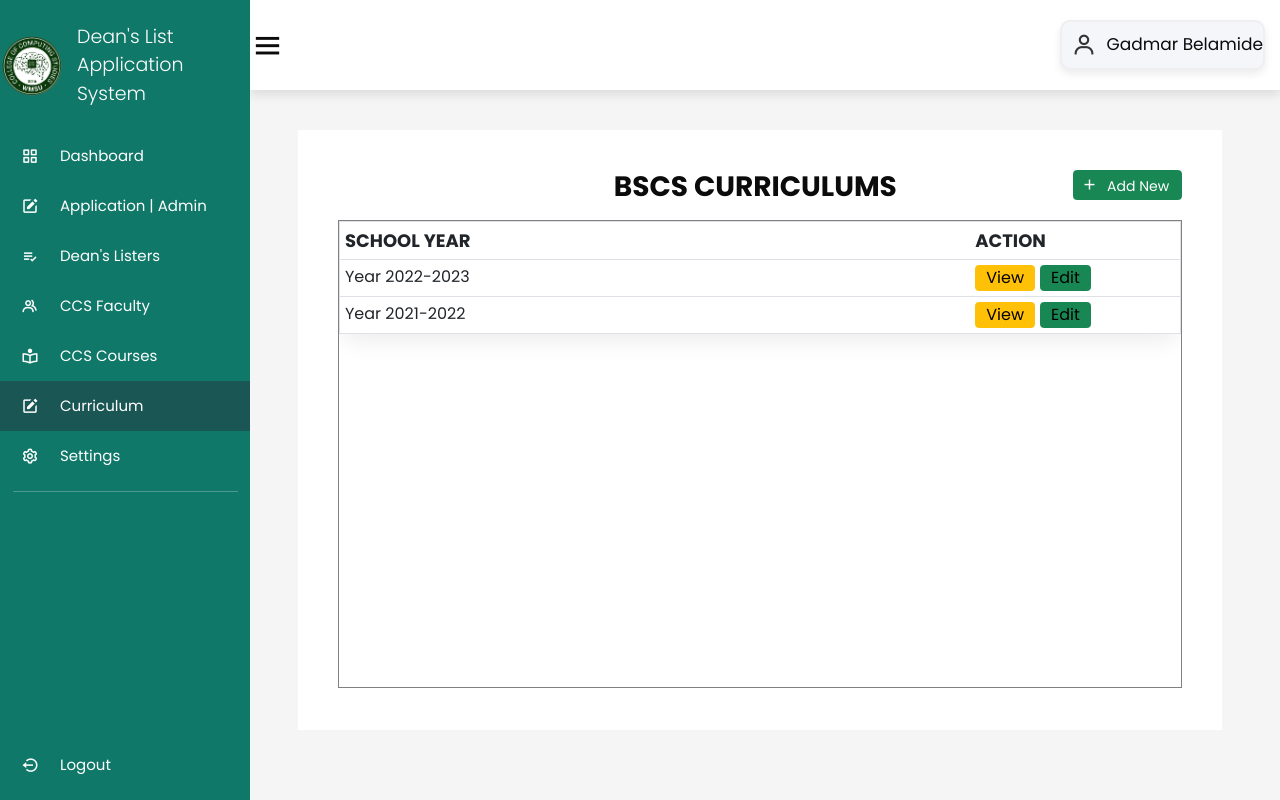
Page /curriculum/curriculum.php?course=BSCS (signed in) on the committed database.
### tables this page shows
CREATE TABLE `course_schoolyear` (
  `id` int(11) NOT NULL,
  `school_year` varchar(255) NOT NULL,
  `course_id` int(11) NOT NULL
);

### class/program.class.php (called while the page is built, shortened)
<?php
require_once 'database.php';
Class Program{
    protected $db;
    function __construct()
    {
        $this->db = new Database();
    }
    function showSchoolYears($course){
        $sql = "SELECT course_schoolyear.id, course_name, course_schoolyear.school_year FROM course INNER JOIN course_schoolyear ON course.id = course_schoolyear.course_id WHERE course_name = :course ORDER BY course_schoolyear.school_year DESC;";
        $query=$this->db->connect()->prepare($sql);
        $query->bindParam(':course', $course);
        if($query->execute()){
            $data = $query->fetchAll();
        }
        return $data;
    }
}
?>

### class/database.php (called while the page is built)
<?php
class Database{
    private $host = 'localhost';
    private $database = 'u237957316_deanlist';
    private $username = 'u237957316_deanlist';
    private $password = 'U=lGFvA2ii3';
    protected $connection;
    function connect(){
        try
			{
				$this->connection = new PDO("mysql:host=$this->host;dbname=$this->database",
											$this->username, $this->password);
			}
			catch (PDOException $e)
			{
				echo "Connection error " . $e->getMessage();
			}
        return $this->connection;
    }
}
?>

### curriculum/curriculum.php (the view, shortened to what this page needs)
<?php
include_once '../class/program.class.php';
?>
<!DOCTYPE html>
<html lang="en">
<head>
    <link rel="stylesheet" href="https://cdn.jsdelivr.net/npm/boxicons@latest/css/boxicons.min.css">
    <link href="../css/style.css" rel="stylesheet">
    <link href="../css/programs.css?v=<?php echo time(); ?>" rel="stylesheet">
    <link rel="stylesheet" href="//code.jquery.com/ui/1.13.2/themes/base/jquery-ui.css">
    <link href="https://cdn.jsdelivr.net/npm/bootstrap@5.3.0-alpha2/dist/css/bootstrap.min.css" rel="stylesheet">
</head>
<body>
    <div class="side-bar">
        <br>
        <div class="logo-details">
            <img class="logo" style="margin-left:2px" src="ccslogo.png" width="55" height="60">
            <span class="logo-name">Dean's List Application <br> System</span>
        </div>
        <br>
        <ul class="nav-links">
        <li>
                <a href="../dashboard/dashboard.php">
                    <i class='bx bx-grid-alt' ></i>
                    <span class="links-name">Dashboard</span>
                </a>
            </li>
            <?php if ($_SESSION['user_type'] == 'admin') { ?>
                <li>
                    <a href="../apply/admin-application.php">
                        <i class='bx bxs-edit'></i>
                        <span class="links-name">Application | Admin</span>
                    </a>
                </li>
            <?php } ?>
            <li>
                <a href="../listers/listers.php">
                <i class='bx bx-list-check'></i>
                    <span class="links-name">Dean's Listers</span>
                </a>
            </li>
            <li>
                <a href="../faculty/faculty.php">
                    <i class='bx bx-group' ></i>
                    <span class="links-name">CCS Faculty</span>
                </a>
            </li>
            <li>
                <a href="../programs/programs.php">
                    <i class='bx bx-book-reader'></i>
                    <span class="links-name">CCS Courses</span>
                </a>
            </li>
            <?php if($_SESSION['user_type'] == 'admin') { ?>
            <li>
                <a href="../curriculum/curriculum.php" class="active">
                <i class='bx bxs-edit'></i>
                    <span class="links-name">Curriculum</span>
                </a>
            </li>
            <?php } ?>
            <?php if ($_SESSION['user_type'] == 'admin') { ?>
            <li>
                <a href="../settings/settings.php">
                    <i class='bx bx-cog'></i>
                    <span class="links-name">Settings</span>
                </a>
            </li>
            <?php } ?>
            <hr class="line">
            <li id="logout-link">
                <a class="logout-link" href="../login/logout.php" title="Logout">
                    <i class='bx bx-log-out-circle'></i>
                    <span class="links-name">Logout</span>
                </a>
            </li>
        </ul>
    </div>
    <section class="home-section">
        <nav>
            <div class="side-bar-button">
                <i class='bx bx-menu small'></i>
            </div>
            <div class="profile-details">
                <i class='bx bx-user'></i>
                <?php echo '<span class="admin-name">' . $_SESSION['user_firstname'] . ' ' . $_SESSION['user_lastname'] . '</span>'; ?>
            </div>
        </nav>
        <div class="home-content">
            <?php
            if (isset($_GET['course']) && isset($_GET['sy'])) {
            ?>
                <div class="table-container course-select" style="width: 100%; height: 600px; background-color: white">
                    <div class="header-program d-flex flex-row">
                        <h1 class=" text-center" style="margin: 0; font-weight: bold; font-size: 28px; width: 100%"><?php echo $_GET['course'] ?> CURRICULUMS<br>YEAR <?php echo $_GET['sy'] ?></h1>
                    </div>
                    <div class="curriculum-container" style="margin-top: 20px ;overflow: auto; width: 100%; height: 90%; border: 1px gray solid; padding: 10px">
                        <div class="filter-div w-100 d-flex flex-row justify-content-between" style="min-height: 50px;">
                            <div class="d-flex flex-row align-items-center" style="width: 30%;">
                                <form class="d-flex flex-row align-items-center" style="width: 100%;" method="POST" action="curriculum.php">
                                    <select onchange="this.form.submit()" class="form-select sem-select" style="height: 40px; width: 50%; font-size: 15px !important; margin-right: 10px" name="sem" aria-label="semester">
                                        <option value="1" <?php if ($_GET['sem'] == 1) echo "selected" ?>>1st Semester</option>
                                        <option value="2" <?php if ($_GET['sem'] == 2) echo "selected" ?>>2nd Semester</option>
                                    </select>
                                    <select onchange="this.form.submit()" class="form-select year-select" style="height: 40px; width: 50%; font-size: 15px !important" name="year" aria-label="yearlevel">
                                        <option value="1" <?php if ($_GET['year'] == 1) echo "selected" ?>>1st year</option>
                                        <option value="2" <?php if ($_GET['year'] == 2) echo "selected" ?>>2nd year</option>
                                        <option value="3" <?php if ($_GET['year'] == 3) echo "selected" ?>>3rd year</option>
                                        <option value="4" <?php if ($_GET['year'] == 4) echo "selected" ?>>4th year</option>
                                    </select>
                                    <input hidden name="course_name" value="<?php echo $_GET['course'] ?>">
                                    <input hidden name="sy" value="<?php echo $_GET['sy'] ?>">
                                </form>
                            </div>
                        </div>
                        <table class="table" id="subjectTable" style="margin: 0">
                            <thead>
                                <tr>
                                    <th style="font-size: 18px">Subject Code</th>
                                    <th style="font-size: 18px">Subject Name</th>
                                    <th style="font-size: 18px">Lec</th>
                                    <th style="font-size: 18px">Lab</th>
                                    <th style="font-size: 18px">Total Units</th>
                                    <th style="font-size: 18px">Pre-requisite</th>
                                </tr>
                            </thead>
                            <tbody>
                                <?php
                                require_once '../class/program.class.php';
                                $program = new Program();
                                foreach ($program->showSubjects($_GET['course'], $_GET['sy'], $_GET['sem'], $_GET['year']) as $value) {
                                ?>
                                    <tr>
                                        <td style="font-size: 16px; width: 20%"><?php echo $value['subject_code'] ?></td>
                                        <td style="font-size: 16px; width: 30%"><?php echo $value['subject_name'] ?></td>
                                        <td style="font-size: 16px; width: 5%"><?php echo $value['lec_units'] ?></td>
                                        <td style="font-size: 16px; width: 5%"><?php echo $value['lab_units'] ?></td>
                                        <td style="font-size: 16px; width: 15%"><?php echo $value['lec_units'] + $value['lab_units'] ?></td>
                                        <td style="font-size: 16px"><?php echo $value['pre_req'] ?></td>
                                    </tr>
                                <?php
                                }
                                ?>
                            </tbody>
                        </table>
                    </div>
                </div>
            <?php
            } elseif (isset($_GET['course'])) {
            ?>
                <div class="table-container course-select" style="width: 100%; height: 600px; background-color: white">
                    <div class="header-program d-flex flex-row">
                        <h1 class=" text-center" style="margin: 0; margin-left: 100px;font-weight: bold; font-size: 28px; width: 100%"><?php echo $_GET['course'] ?> CURRICULUMS</h1>
                        <button type="button" name="add-curr" class="btn btn-success add-course-btn d-flex flex-row" data-bs-toggle="modal" data-bs-target="#add-curr"><i class='bx bx-plus'></i>
                            <p class="add-text" style="margin-top: 0 !important">Add New</p>
                        </button>
                    </div>
                    <div class="curriculum-container" style="overflow: auto; width: 100%; height: 90%; border: 1px gray solid">
                        <table class="table" id="syTable" style="margin: 0">
                            <thead>
                                <tr>
                                    <th style="width: 75%; font-size: 18px">School Year</th>
                                    <th style="width: 25%; font-size: 18px">Action</th>
                                </tr>
                            </thead>
                            <tbody>
                                <?php
                                require_once '../class/program.class.php';
                                $program = new Program();
                                foreach ($program->showSchoolYears($_GET['course']) as $value) {
                                ?>
                                    <form method="POST" action="curriculum.php">
                                        <tr>
                                            <td style="font-size: 16px">Year <?php echo $value['school_year'] ?></td>
                                            <td style="font-size: 16px"><button class="btn btn-warning" name="view_sy" type="submit" style="color: black !important; margin: 0; font-size: 16px; padding: 0 10px 0 10px">View</button><button class="btn btn-success" name="edit_sy" type="submit" style="color: black !important; margin: 0; margin-left: 5px; font-size: 16px; padding: 0 10px 0 10px">Edit</button></td>
                                        </tr>
                                    </form>
                                <?php
                                }
                                ?>
                            </tbody>
                        </table>
                    </div>
                </div>
            <?php
            }
            ?>
        </div>
    </section>
</body>
</html>

### css/style.css (style rules this page uses)
* { font-family:'Poppins', sans-serif; margin: 0; padding: 0; box-sizing: border-box; font-size: 17px; color : rgb(11, 11, 11); outline: none; border:none; text-decoration: none; }
.side-bar { position: fixed; top: 0; left: 0; width: 200px; height: calc(100vh); background-color: #107869; z-index: 2000; font-family: var(--lato); transition: .3s ease; overflow: hidden; scrollbar-width: none; }
.side-bar .logo-details { height: 80px; display: flex; align-items: center; }
.side-bar .logo-details .logo { font-size: 28px; font-weight: 800; min-width: 60px; justify-items: center; }
.side-bar .logo-details .logo-name { color: #fff; font-size: 19px; font-weight: 300; align-items: center; display: block; margin-left: 15px; }
.side-bar .nav-links { padding: 0 !important; height: calc(100vh); }
.side-bar .nav-links li { position: relative; list-style: none; height: 50px; width: 100%; }
.side-bar .nav-links li a { height: 100%; width: 100%; display: flex; align-items: center; text-decoration: none; }
.side-bar .nav-links .active { background-color: #1A5653; }
.side-bar .nav-links li i { min-width: 60px; text-align: center; font-size: 18px; color: #fff; }
.side-bar .nav-links li a .links-name { color: #fff; font-size: 15px; font-weight: 400; white-space: nowrap; }
.side-bar .nav-links .line { margin: 10px auto; width: 90%; height: 1px; border: 0; border-top: 1px solid white; }
.home-section { position: relative; background-color: #f5f5f5; min-height: calc(100vh); width: calc(100% - 250px); left: 250px; }
.home-section nav { position: fixed; top:0; left:20; right:20; z-index: 1000; background-color: var(--white); display: flex; padding-top: 2rem; padding-bottom: 2rem; box-shadow: var(--box-shadow); align-items: center; justify-content: space-between; }
.home-section nav .side-bar-button { display: flex; align-items: center; font-size: 24px; font-weight: 500; }
nav .side-bar-button i { font-size: 35px; margin-right: 10px; }
.home-section nav .profile-details { display: flex; align-items: center; background: #f5f6fa; border: 2px solid #efeef1; border-radius: 10px; height: 50px; min-width: 190px; box-shadow: 0 4px 8px 0 rgba(0,0,0,0.08); margin-right: 15px; }
.home-section nav .profile-details i { font-size: 25px; font-weight: 500; color: #333; margin: 0 10px; white-space: nowrap; }
.table-container { position: relative; top: 80px; padding: 40px; }
.table { border-collapse: collapse; text-align: left; vertical-align: middle; width: 100%; overflow: auto; border: 1px solid black; border-radius: 20px; background-color: rgba(233, 239, 232, 0.974); box-shadow: 0 7px 25px rgba(0, 0, 0, 0.08); margin-right:100; }
th, td { padding: 8px; font-size: 14px; }
thead { background-color:#107869; font-size: .9rem; color: white; text-transform: uppercase; letter-spacing: 2%; }
thead th { width: auto; height: fit-content; color: #f5f5f5; }
tbody tr:nth-child(even) { background-color: #eee; }
.home-section .home-content { position: relative; }
#logout-link { position: absolute; bottom: 0; margin-bottom: 10px; }
:root { --main-color:#107869; --black:#222; --white:#fff; --light-black:#777; --light-white:#fff9; --dark-bg:rgba(0,0,0,.7); --light-bg:#eee; --border:.1rem solid var(--black); --box-shadow:0 .5rem 1rem rgba(0,0,0,.1); --text-shadow:0 1.5rem 3rem rgba(0,0,0,.3); }
html { font-size: 62.5%; overflow-x: hidden; }
section { padding:5rem 10%; }
.btn { display: inline-block; background: var(--black); margin-top: 1rem; color:var(--white); font-size: 1.7rem; padding:1rem 3rem; cursor: pointer; border-radius: 5px; }

### css/programs.css (style rules this page uses)
.add-course-btn { width: 140px; height: 30px !important; padding-top: 5px !important; padding-bottom: 5px !important; margin: 0; font-size: 13px !important; }
.add-course-btn p { margin-top: -3px !important; margin-left: 9px; color: white !important; }
.add-text { font-size: 14px !important; }
.bx-plus { color: white !important; }
.header-program { height: 50px }

### rows in the picture
course_schoolyear: school_year "2022-2023"
course_schoolyear: school_year "2021-2022"

### other values in the picture
$_SESSION['user_firstname'] "Gadmar"
$_SESSION['user_lastname'] "Belamide"
$_GET['course'] "BSCS"
